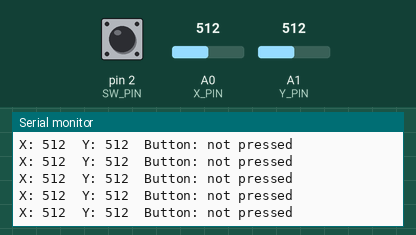
Recording of a sketch running on a simulated Arduino Uno, built with avr-gcc and run on an emulated ATmega328P. Parts: the last lines printed to the serial monitor. The test bench sets the inputs (shaded band); at power-on: pin 2 (SW_PIN) HIGH, A0 (X_PIN) = 512, A1 (Y_PIN) = 512.

Above: at 1.2 s.
1.3 s: pin 2 (SW_PIN) pulled LOW for 0.25 s
At 1.57 s:
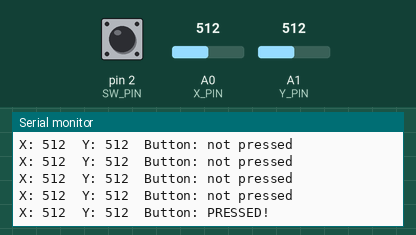
3.0 s: A0 (X_PIN) set to 716
At 3.17 s:
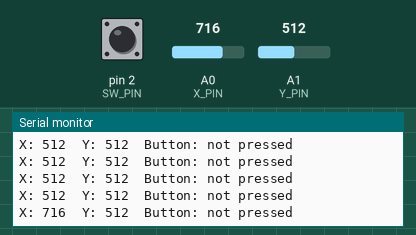
4.5 s: A1 (Y_PIN) set to 716
At 4.58 s:
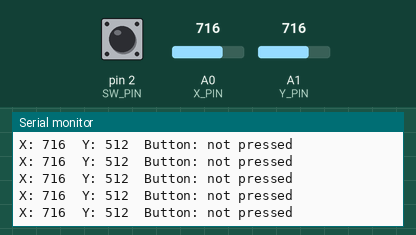
6.0 s: pin 2 (SW_PIN) pulled LOW for 1 s
At 6.18 s:
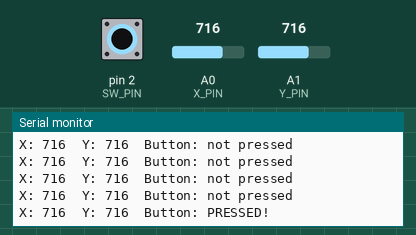
8.5 s: A0 (X_PIN) set to 900
At 8.59 s:
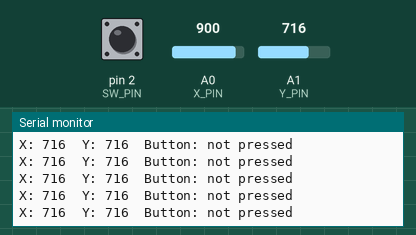
10.0 s: A1 (Y_PIN) set to 900
At 10.0 s:
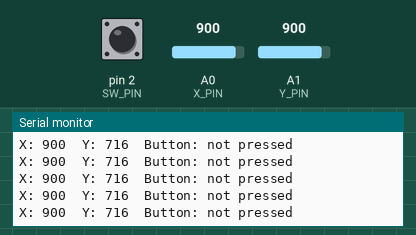
Timing chart, 0 to 12.5 s (numbered marks = the images above; inputs shaded):
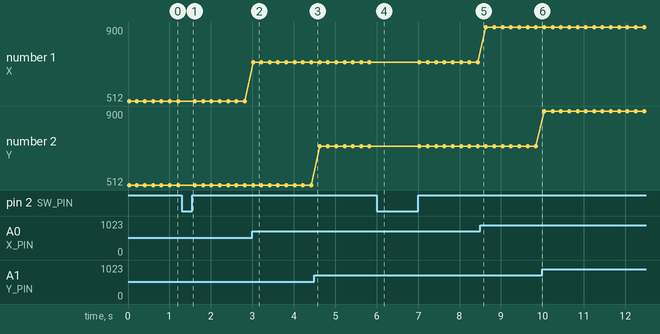

Measured:
- after the input at 1.3 s, the serial monitor: prints a new line after 0.11 s (image 1)
- after the input at 3.0 s, the serial monitor: prints a new line at once (image 2)
- after the input at 6.0 s, the serial monitor: prints a new line at once (image 4)
- plotted number 1: 512 → 716 after the input at 3.0 s, 716 → 900 after the input at 8.5 s

The sketch:

m7_joystick.ino
```cpp
// m7_joystick.ino
// Arduino Missions — Mission 7, Build 2: Joystick Explorer
//
// Move the joystick around or push the stick down.
// The Serial Monitor shows the X position, Y position, and button state.
// Centre = ~512. Push left = lower number. Push right = higher number.
//
// Wiring:
//   Joystick VCC  → 5V
//   Joystick GND  → GND
//   Joystick VRx  → A0  (left-right)
//   Joystick VRy  → A1  (up-down)
//   Joystick SW   → pin 2  (push button)

const int X_PIN  = A0;  // left-right axis
const int Y_PIN  = A1;  // up-down axis
const int SW_PIN = 2;   // push the stick down = button

void setup() {
  // Turn on the pull-up resistor for the button pin.
  // That means: not pressed = HIGH (1), pressed = LOW (0).
  pinMode(SW_PIN, INPUT_PULLUP);
  Serial.begin(9600);
  Serial.println("Joystick ready! Move the stick.");
}

void loop() {
  int x      = analogRead(X_PIN);   // 0–1023
  int y      = analogRead(Y_PIN);   // 0–1023
  int button = digitalRead(SW_PIN); // 1 = not pressed, 0 = pressed

  Serial.print("X: ");
  Serial.print(x);
  Serial.print("  Y: ");
  Serial.print(y);
  Serial.print("  Button: ");
  if (button == LOW) {
    Serial.println("PRESSED!");
  } else {
    Serial.println("not pressed");
  }

  delay(200);  // print five times a second — easy to read
}
```
